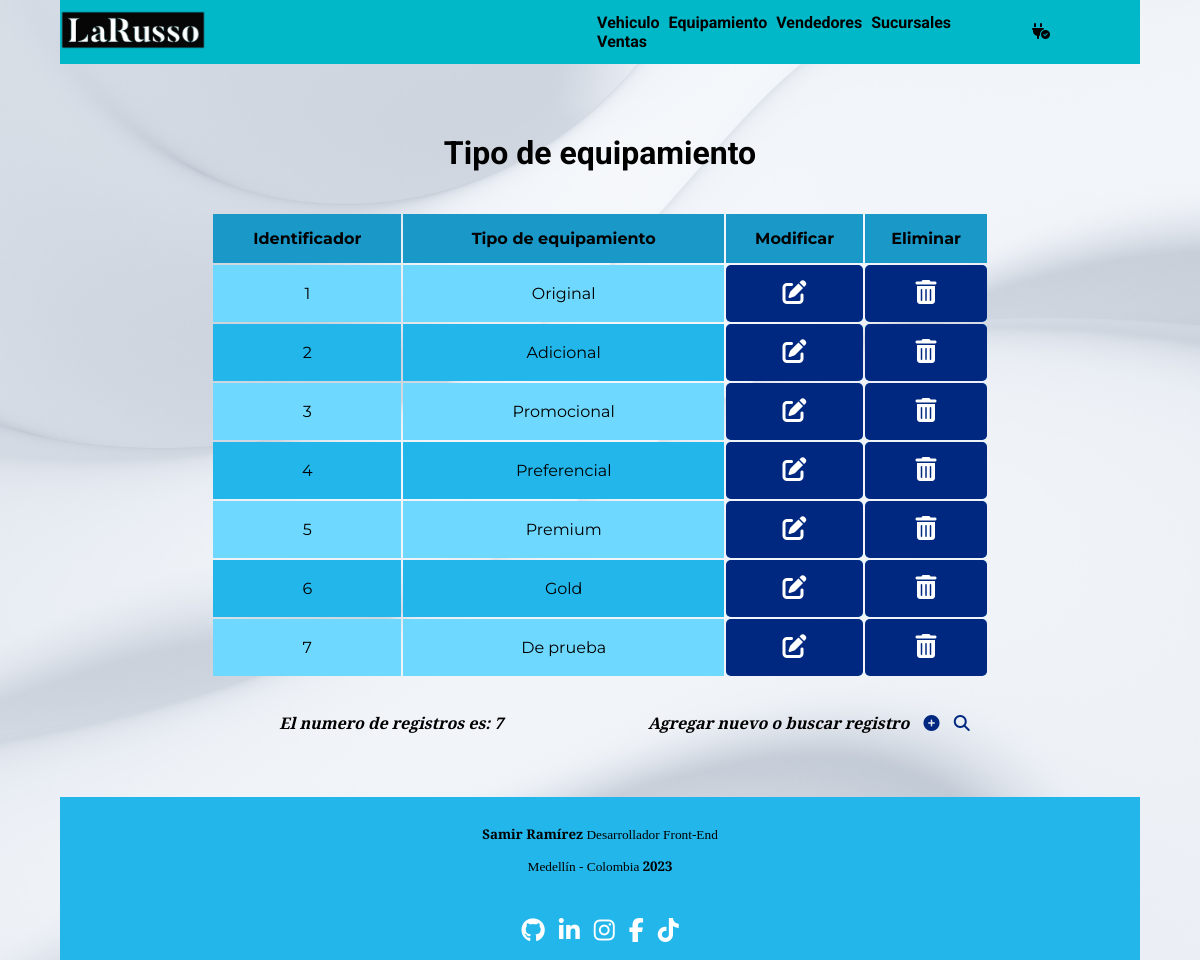
/equipamiento/crear/tipo/view.php, run on an earlier commit of the app's database.
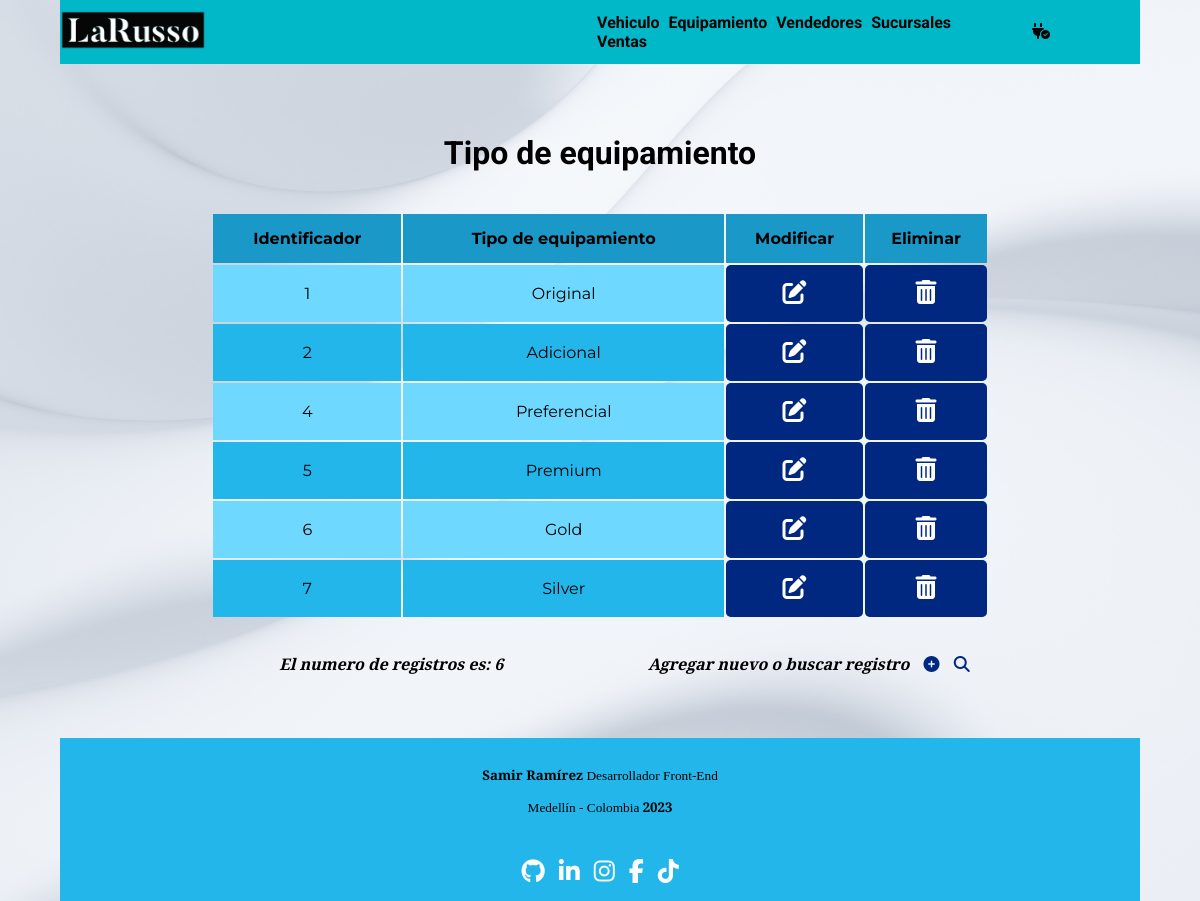
And on a later commit of the database.
### tables this page shows
CREATE TABLE `tipo_equipamiento` (
  `id_tipo_eq` int(8) NOT NULL,
  `nombre_tipo_eq` varchar(30) NOT NULL
);

### equipamiento/crear/tipo/fuction-view.php (the view)
<?php
    $consult= "SELECT * FROM tipo_equipamiento";
    if($result= mysqli_query($cnx, $consult)) {
        echo "<table class='list-tipo'>
        <tr class='row-table'>
            <th class='th-table'>Identificador</th>
            <th class='th-table'>Tipo de equipamiento</th>
            <th class='th-table'>Modificar</th>
            <th class='th-table'>Eliminar</th>
        </tr>";
        while($rows= mysqli_fetch_array($result)) {
            echo "<tr class='row-td-table'>
            <td class='td-table'>". $rows['id_tipo_eq'] ."</td>
            <td class='td-table'>". $rows['nombre_tipo_eq'] ."</td>
            <td class='td-table-btn'>
                <a class='td-btn-table' href='editar/index.php?ide=" .$rows['id_tipo_eq']. "'>
                    <i class='fa-solid fa-pen-to-square'></i>
                </a>
            </td>
            <td class='td-table-btn'>
                <a class='td-btn-table' href='eliminar/index.php?ide="  .$rows['id_tipo_eq']. '&name=' .$rows['nombre_tipo_eq']. "'>
                    <i class='fa-solid fa-trash-can'></i>
                </a>
            </td>
        </tr>";
        }
       echo "</table>";
       $controws= mysqli_num_rows($result);
       echo "<div class='cont-count-add'>
       <div class='count'>
           <h2 class='h2-count'>
               El numero de registros es: $controws
           </h2>
       </div>
       <div class='add'>
           <h2 class='h2-add'>
               Agregar nuevo o buscar registro
               <a href='crear/index.php' class='a-add'>
                   <i class='fa-solid fa-circle-plus'></i>
               </a>
               <a href='consultar/index.php' class= 'a-add'>
                    <i class='fa-solid fa-magnifying-glass'></i>
                </a>
           </h2>
       </div>
   </div>";
    }
?>

What changed in the data, as far as the page shows it:
removed tipo_equipamiento: id_tipo_eq "3", nombre_tipo_eq "Promocional"
changed tipo_equipamiento id 7: nombre_tipo_eq "De prueba" → "Silver"
Also different on the page:
$controws: "7" → "6"
